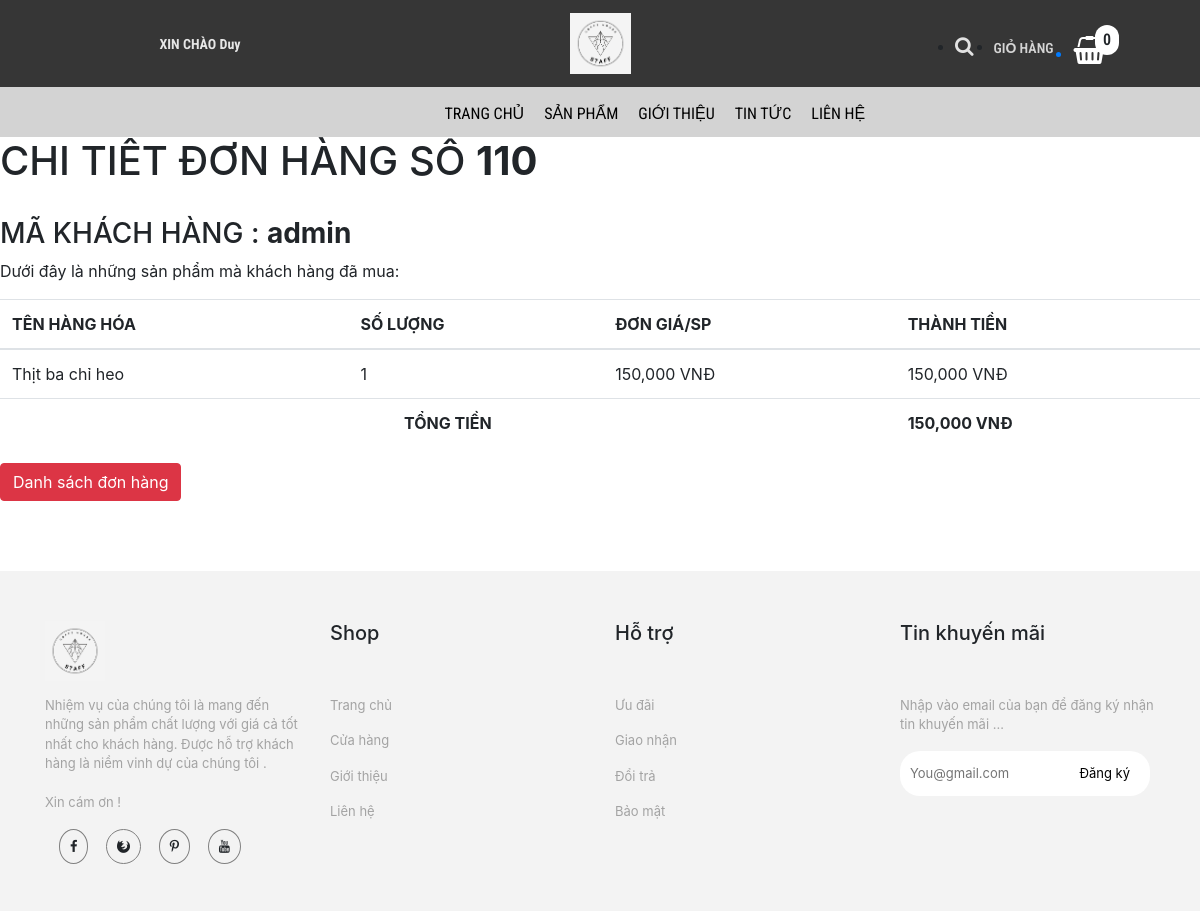
Screenshot of /trang-chinh/lichsu-chitiet.php?ma_hd=110&ma_kh=admin (signed in) with the database file from the repository.
### tables this page shows
CREATE TABLE `hoa_don_chi_tiet` (
  `ma_hd` int(11) NOT NULL,
  `so_luong` int(11) NOT NULL,
  `don_gia` int(11) NOT NULL,
  `ma_hh` int(11) NOT NULL
);

CREATE TABLE `hang_hoa` (
  `ma_hh` int(11) NOT NULL,
  `ten_hh` varchar(50) NOT NULL,
  `hinh` varchar(50) NOT NULL,
  `don_gia` int(11) NOT NULL,
  `giam_gia` int(11) NOT NULL,
  `mo_ta` varchar(500) NOT NULL,
  `ma_loai` int(11) NOT NULL
);

### trang-chinh/dao/pdo.php (called while the page is built, shortened)
<?php
    function pdo_get_connection(){
        $pdo = new PDO("mysql:host=localhost;dbname=staffcoffee",'root','');
        $pdo->setAttribute(PDO::ATTR_ERRMODE, PDO::ERRMODE_EXCEPTION);
        return $pdo;
    }
    function pdo_query($sql){
        $sql_args = array_slice(func_get_args(),1);
        try{
            $conn = pdo_get_connection();
            $stmt = $conn ->prepare($sql);
            $stmt -> execute($sql_args);
            $rows = $stmt -> fetchAll();
            return $rows;
        }catch(PDOException $e){
            throw $e;
        }finally{
            unset($conn);
        }
    }
    ?>

### trang-chinh/dao/hoa-don.php (called while the page is built, shortened)
<?php
    require_once ('pdo.php');
    function hoa_don_chi_tiet_select_by_id($ma_hd){
        $sql = "SELECT * FROM hoa_don_chi_tiet
        JOIN hang_hoa ON hoa_don_chi_tiet.ma_hh = hang_hoa.ma_hh
        WHERE hoa_don_chi_tiet.ma_hd=?";
        return pdo_query($sql,$ma_hd);
    }
?>

### trang-chinh/lichsu-chitiet.php (the view, shortened to what this page needs)
<!DOCTYPE html>
<html lang="en">
<head>
    <link rel="stylesheet" href="https://maxcdn.bootstrapcdn.com/bootstrap/4.0.0/css/bootstrap.min.css">
    <link rel="stylesheet" href="../../bigshoes/css/lien-he/products.css">
    <link rel="stylesheet" href="../../bigshoes/css/chi-tiet-sp/products.css">
    <link rel="stylesheet" href="../../bigshoes/css/chi-tiet-sp/plugin/css/owl.carousel.min.css">
    <link rel="stylesheet" href="../../bigshoes/css/chi-tiet-sp/plugin/css/owl.theme.default.min.css">
    <link rel="stylesheet" href="https://cdnjs.cloudflare.com/ajax/libs/font-awesome/4.7.0/css/font-awesome.min.css">
</head>
<body>
    <div class="container-fluid">
        <div class="row">
            <div class="col-md-4" style="background-color: rgb(54, 54, 54);text-align: center">
                <div class="login">
                  <?php
                    if(!isset($_SESSION['user'])){
                  ?>
                  <a href="../../bigshoes/tai-khoan/dang-nhap.php"><p><strong>ĐĂNG NHẬP / ĐĂNG KÍ</strong></p></a>
                    <?php }else{ ?>
                  <a href="../../bigshoes/tai-khoan/thong-tin-tk.php"><p><strong>XIN CHÀO <?=$_SESSION['user']['ho_ten']?></strong></p></a>
                  <?php } ?>
                </div>
            </div>
            <div class="col-md-4" style="background-color: rgb(54, 54, 54);text-align: center">
                <div class="logo">
                <a href="index.php"><img src="../css/trang-chu/img/logo11.png" alt="anh"></a>
                </div>
            </div>
            <div class="col-md-4" style="background-color: rgb(54, 54, 54);text-align: center">
                <div class="giohang" style = "position: reletive;">
                    <?php
                            $sll = 0;
                        ?>
                    <span style = "position: absolute;padding:3px 8px;background-color:#fff;border-radius:50px;left:295px;top:25px;" ><?=$sll?></span>
                <ul>
                        <li><i class="fa fa-search" style="font-size:20px;color:rgb(226, 226, 226)"></i></li>
                        <li><p style="color: rgb(212, 212, 212);font-size: 14px;">GIỎ HÀNG</p></li>
                       <a href="danh-sach-gio-hang.php"><li><i class="fa fa-shopping-basket" style="font-size:28px;color:rgb(255, 255, 255)"></i></li></a>
                    </ul>
                </div>
            </div>
        </div>
    </div>
    <div class="container-fluid">
        <div class="row">
            <div class="col-md-12" style="background-color: rgb(211, 211, 211);">
                <div class="nav">
                    <ul>
                        <li><a href="index.php">TRANG CHỦ</a></li>
                        <li><a href="danh-sach-sp.php">SẢN PHẨM</a></li>
                            <li><a href="gioi-thieu.php">GIỚI THIỆU</a></li>
                            <li><a href="tin-tuc.php">TIN TỨC</a></li>
                            <li><a href="lien-he.php">LIÊN HỆ</a></li>
                    </ul>
                </div>
            </div>
        </div>
    </div>
        <div id="page-wrapper">
		  <div class="header">
                                <?php
                                require_once ('../trang-chinh/dao/hoa-don.php');
                                extract($_REQUEST);
                                $items = hoa_don_chi_tiet_select_by_id($ma_hd);
                                $Total = 0;
                            ?>
                        <div class="page-header">
                            <h1>CHI TIẾT ĐƠN HÀNG SỐ <b><?=$ma_hd?></b></h1><br>
                            <h3>MÃ KHÁCH HÀNG : <b><?=$ma_kh;?></b></h3>
                            <p>Dưới đây là những sản phẩm mà khách hàng đã mua: </p>
                            <table class="table table-hover">
                                <thead>
                                  <tr>
                                    <th>TÊN HÀNG HÓA</th>
                                    <th>SỐ LƯỢNG</th>
                                    <th>ĐƠN GIÁ/SP</th>
                                    <th>THÀNH TIỀN</th>
                                  </tr>
                                </thead>
                                <tbody>
                                <?php foreach($items as $item){
                                     extract($item);
                                    ?>
                                  <tr>
                                    <td><?=$ten_hh?></td>
                                    <td><?=$so_luong?></td>
                                    <td><?=number_format($don_gia)?> VNĐ</td>
                                    <td><?=number_format($don_gia * $so_luong); $Total +=($don_gia * $so_luong)?> VNĐ</td>
                                  </tr>
                                <?php } ?>
                                <tr>
                                    <td colspan="3" style = "text-align:center;"><b>TỔNG TIỀN</b></td>
                                    <td><b><?=number_format($Total) ?> VNĐ</b></td>
                                </tr>
                                </tbody>
                              </table>
                        </div>
                        <a href="lichsu.php"><button class="btn btn-danger">Danh sách đơn hàng</button></a>
		</div>
            </div>
    <div class="container-fluid now2" style="margin-top: 70px;">
        <div class="row">
            <div class="container" style="margin-top: 50px;">
                <div class="row">
                    <div class="col-md-3">
                        <div class="fo">
                        <img src="../css/trang-chu/img/logo11.png" alt="" style ="width:60px;">
                        </div>
                    </div>
                    <div class="col-md-3">
                        <div class="fo">
                            <h5>Shop</h5>
                        </div>
                    </div>
                    <div class="col-md-3">
                        <h5>Hỗ trợ</h5>
                    </div>
                    <div class="col-md-3">
                        <h5>Tin khuyến mãi</h5>
                    </div>
                </div>
                <div class="row" style="margin-top: 0px;">
                    <div class="col-md-3">
                        <div class="fo">
                            <ul>
                                <li>
                                    <p>
                                    Nhiệm vụ của chúng tôi là mang đến những sản phẩm chất lượng với giá cả tốt nhất cho khách hàng. Được hỗ trợ khách hàng là niềm vinh dự của chúng tôi . <br><br>
                                    Xin cám ơn !
                                </p>
                                </li>
                                <li><i class="fa fa-facebook "></i>
                                    <i class="fa fa-firefox"></i>
                                    <i class="fa fa-pinterest-p"></i>
                                    <i class="fa fa-youtube"></i>
                                </li>
                            </ul>
                        </div>
                    </div>
                    <div class="col-md-3">
                        <div class="fo">
                            <ul>
                                <li>
                                    <p>Trang chủ</p>
                                </li>
                                <li>
                                    <p>Cửa hàng</p>
                                </li>
                                <li>
                                    <p>Giới thiệu</p>
                                </li>
                                <li>
                                    <p>Liên hệ</p>
                                </li>
                            </ul>
                        </div>
                    </div>
                    <div class="col-md-3">
                        <div class="fo">
                            <ul>
                                <li>
                                    <p>Ưu đãi</p>
                                </li>
                                <li>
                                    <p>Giao nhận</p>
                                </li>
                                <li>
                                    <p>Đổi trả</p>
                                </li>
                                <li>
                                    <p>Bảo mật</p>
                                </li>
                            </ul>
                        </div>
                    </div>
                    <div class="col-md-3">
                        <div class="fo">
                            <ul>
                                <li>
                                    <p>Nhập vào email của bạn để đăng ký nhận tin khuyến mãi ...</p>
                                </li>
                                <li>
                                    <input type="text" placeholder="You@gmail.com">
                                    <a href="#">Đăng ký</a>
                                </li>
                            </ul>
                        </div>
                    </div>
                </div>
            </div>
        </div>
</body>
</html>

### css/lien-he/products.css (style rules this page uses)
* { margin: 0px; padding: 0px; box-sizing: border-box; }
.login p { margin-top: 34px; color: rgb(230, 230, 230); font-size: 14px; font-family: 'Roboto Condensed', sans-serif; }
.logo { padding: 13px; }
.logo img { width: 61px; }
.nav { position: relative; width: 100%; height: 50px; background-color: rgb(211, 211, 211); font-family: 'Roboto Condensed', sans-serif; }
.nav ul { position: absolute; top: 0; left: 31.5%; }
.nav ul li { float: left; list-style: none; margin-left: 20px; font-family: 'Roboto Condensed', sans-serif; font-size: 16px; margin-top: 15px; }
.giohang { font-weight: 600; margin-left: 120px; font-family: 'Roboto Condensed', sans-serif; }
.giohang ul li { float: left; margin-left: 20px; margin-top: 20px; }
.fo ul li { margin-top: 15px; list-style: none; font-size: 13px; }
.fo img { width: 100px; }
.fo ul li i { margin-left: 14px; border: solid 1px gray; padding: 10px; border-radius: 100%; }
.fo ul li p { color: rgb(163, 163, 163); }
.fo ul li input { padding: 13px 10px; width: 250px; border: none; border-radius: 20px; }
.fo ul li a { position: absolute; top: 83px; right: 40px; color: black; }
.now2 { width: 100%; height: 340px; background-color: rgb(243, 243, 243); position: relative; }

### css/chi-tiet-sp/products.css (style rules this page uses)
* { margin: 0px; padding: 0px; box-sizing: border-box; }
.login p { margin-top: 34px; color: rgb(230, 230, 230); font-size: 14px; font-family: "Roboto Condensed", sans-serif; }
.logo { padding: 13px; }
.logo img { width: 61px; }
.nav { position: relative; width: 100%; height: 50px; background-color: rgb(211, 211, 211); font-family: "Roboto Condensed", sans-serif; }
.nav ul { position: absolute; top: 0; left: 35%; }
.nav ul li { float: left; list-style: none; margin-left: 20px; font-family: "Roboto Condensed", sans-serif; font-size: 16px; margin-top: 15px; }
.nav ul li a { text-decoration: none; color: black; }
.giohang { font-weight: 600; margin-left: 120px; font-family: "Roboto Condensed", sans-serif; }
.giohang ul li { float: left; margin-left: 20px; margin-top: 20px; }
.fo ul li { margin-top: 15px; list-style: none; font-size: 13px; }
.fo img { width: 100px; }
.fo ul li i { margin-left: 14px; border: solid 1px gray; padding: 10px; border-radius: 100%; }
.fo ul li p { color: rgb(163, 163, 163); }
.fo ul li input { padding: 13px 10px; width: 250px; border: none; border-radius: 20px; }
.fo ul li a { position: absolute; top: 83px; right: 40px; color: black; }
.now2 { width: 100%; height: 340px; background-color: rgb(243, 243, 243); position: relative; }

### rows the page displays
hoa_don_chi_tiet: ma_hh.ten_hh "Thịt ba chỉ heo", so_luong "1", ma_hh.don_gia "150,000", $don_gia * $so_luong "150,000"

### other values shown
$_SESSION['user']['ho_ten'] "Duy"
$sll "0"
$ma_hd "110"
$ma_kh "admin"
$Total "150,000"
